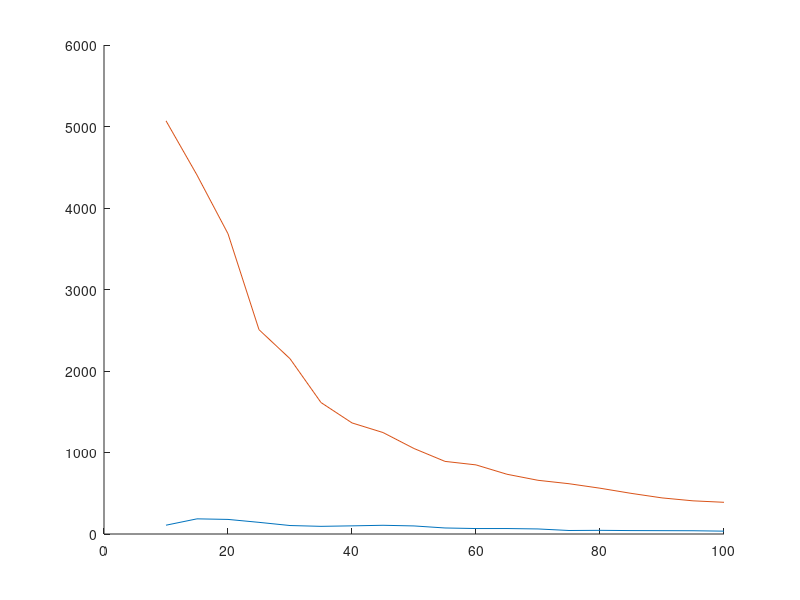

MATLAB code for this plot:
numThreads = 10:5:100;
rpcThroughput =[108 186 179 143 104 94 100 107 99 74 67 67 62 43 45 42 41 40 35];
rpcLatency = [56 46 67 105 171 220 242 256 298 448 541 594 704 1034 1057 1204 1316 1442 1727];
localThroughput = [5070 4404 3684 2507 2151 1613 1363 1245 1049 891 848 733 659 617 562 499 443 407 389];
localLatency = [1.197 2.068 3.301 5.994 8.501 13.068 17.555 21.746 28.534 37.296 42.805 53.476 64.198 73.309 86.173 102.294 122.642 140.680 155.156];



%plot(numThreads, rpcLatency);
%plot(numThreads, localLatency);
hold on;
plot(numThreads, rpcThroughput);
plot(numThreads, localThroughput);
hold off;